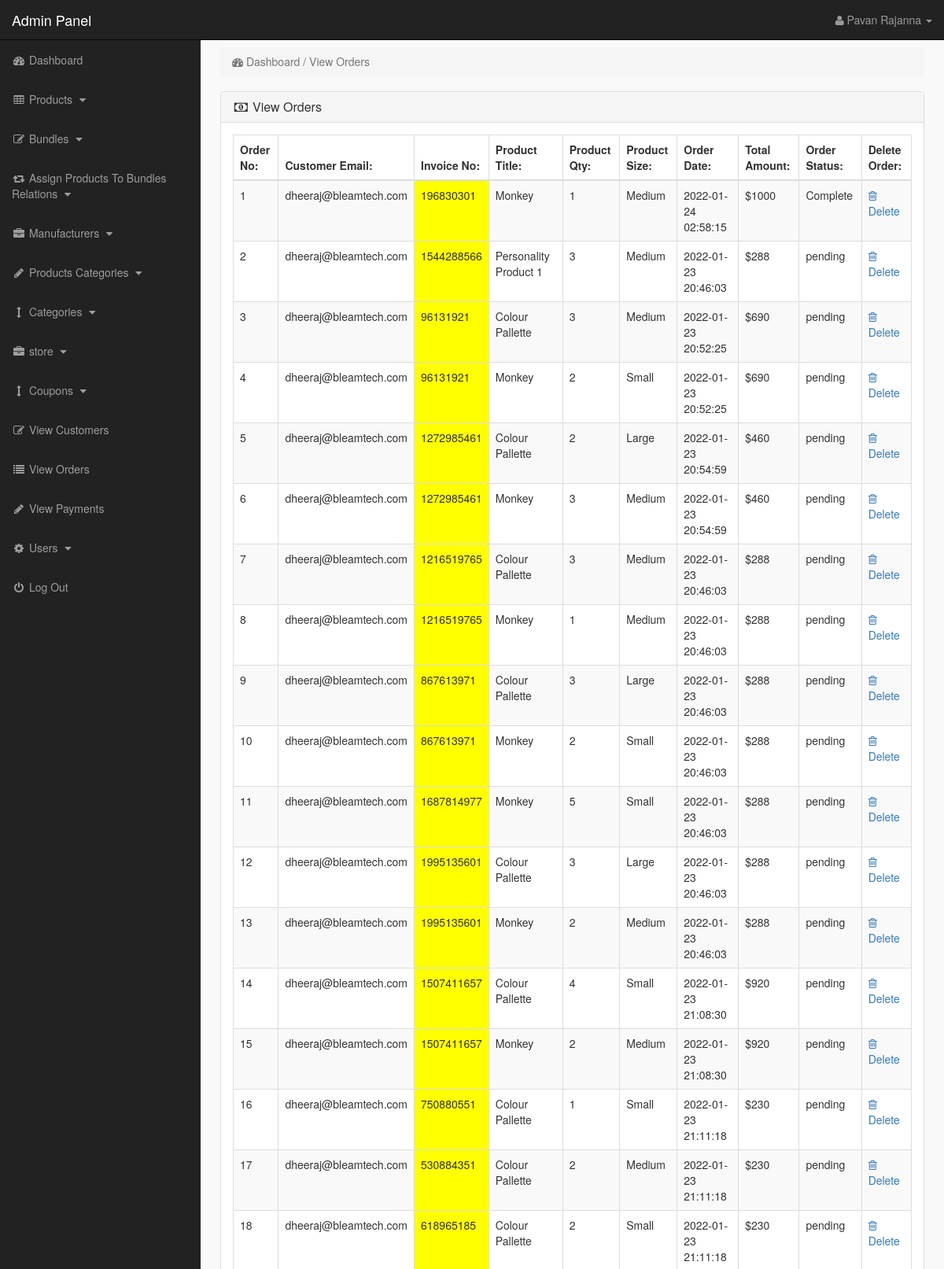
The app's page /admin_area/index.php?view_orders (signed in, upper part) with its own data.
### tables this page shows
CREATE TABLE `pending_orders` (
  `order_id` int(10) NOT NULL,
  `customer_id` int(10) NOT NULL,
  `invoice_no` int(10) NOT NULL,
  `product_id` text NOT NULL,
  `qty` int(10) NOT NULL,
  `size` text NOT NULL,
  `order_status` text NOT NULL
);

CREATE TABLE `customers` (
  `customer_id` int(10) NOT NULL,
  `customer_name` varchar(255) NOT NULL,
  `customer_email` varchar(255) NOT NULL,
  `customer_pass` varchar(255) NOT NULL,
  `customer_country` text NOT NULL,
  `customer_city` text NOT NULL,
  `customer_contact` varchar(255) NOT NULL,
  `customer_address` text NOT NULL,
  `customer_image` text NOT NULL,
  `customer_ip` varchar(255) NOT NULL,
  `customer_confirm_code` text NOT NULL
);

CREATE TABLE `products` (
  `product_id` int(10) NOT NULL,
  `p_cat_id` int(10) NOT NULL,
  `cat_id` int(10) NOT NULL,
  `manufacturer_id` int(10) NOT NULL,
  `date` timestamp NOT NULL DEFAULT current_timestamp() ON UPDATE current_timestamp(),
  `product_title` text NOT NULL,
  `product_url` text NOT NULL,
  `product_img1` text NOT NULL,
  `product_img2` text NOT NULL,
  `product_img3` text NOT NULL,
  `product_price` int(10) NOT NULL,
  `product_psp_price` int(100) NOT NULL,
  `product_desc` text NOT NULL,
  `product_features` text NOT NULL,
  `product_video` text NOT NULL,
  `product_keywords` text NOT NULL,
  `product_label` text NOT NULL,
  `status` varchar(255) NOT NULL
);

CREATE TABLE `customer_orders` (
  `order_id` int(10) NOT NULL,
  `customer_id` int(10) NOT NULL,
  `due_amount` int(100) NOT NULL,
  `invoice_no` int(100) NOT NULL,
  `qty` int(10) NOT NULL,
  `size` text NOT NULL,
  `order_date` timestamp NOT NULL DEFAULT current_timestamp() ON UPDATE current_timestamp(),
  `lego_img` varchar(500) DEFAULT NULL,
  `lego_colorcode` varchar(500) DEFAULT NULL,
  `lego_codeimg` varchar(500) DEFAULT NULL,
  `lego_csv` varchar(500) DEFAULT NULL,
  `order_status` text NOT NULL
);

### admin_area/view_orders.php (the view)
<?php
if(!isset($_SESSION['admin_email'])){
echo "<script>window.open('login.php','_self')</script>";
}
else {
?>
<div class="row">
<div class="col-lg-12">
<ol class="breadcrumb">
<li class="active">
<i class="fa fa-dashboard"></i> Dashboard / View Orders
</li>
</ol>
</div>
</div>
<div class="row">
<div class="col-lg-12">
<div class="panel panel-default">
<div class="panel-heading">
<h3 class="panel-title">
<i class="fa fa-money fa-fw"></i> View Orders
</h3>
</div>
<div class="panel-body">
<div class="table-responsive">
<table class="table table-bordered table-hover table-striped">
<thead>
<tr>
<th>Order No:</th>
<th>Customer Email:</th>
<th>Invoice No:</th>
<th>Product Title:</th>
<th>Product Qty:</th>
<th>Product Size:</th>
<th>Order Date:</th>
<th>Total Amount:</th>
<th>Order Status:</th>
<th>Delete Order:</th>
</tr>
</thead>
<tbody>
<?php
$i = 0;
$get_orders = "select * from pending_orders";
$run_orders = mysqli_query($con,$get_orders);
while ($row_orders = mysqli_fetch_array($run_orders)) {
$order_id = $row_orders['order_id'];
$c_id = $row_orders['customer_id'];
$invoice_no = $row_orders['invoice_no'];
$product_id = $row_orders['product_id'];
$qty = $row_orders['qty'];
$size = $row_orders['size'];
$order_status = $row_orders['order_status'];
$get_products = "select * from products where product_id='$product_id'";
$run_products = mysqli_query($con,$get_products);
$row_products = mysqli_fetch_array($run_products);
$product_title = $row_products['product_title'];
$i++;
?>
<tr>
<td><?php echo $i; ?></td>
<td>
<?php
$get_customer = "select * from customers where customer_id='$c_id'";
$run_customer = mysqli_query($con,$get_customer);
$row_customer = mysqli_fetch_array($run_customer);
$customer_email = $row_customer['customer_email'];
echo $customer_email;
 ?>
 </td>
<td bgcolor="yellow" ><?php echo $invoice_no; ?></td>
<td><?php echo $product_title; ?></td>
<td><?php echo $qty; ?></td>
<td><?php echo $size; ?></td>
<td>
<?php
$get_customer_order = "select * from customer_orders where order_id='$order_id'";
$run_customer_order = mysqli_query($con,$get_customer_order);
$row_customer_order = mysqli_fetch_array($run_customer_order);
$order_date = $row_customer_order['order_date'];
$due_amount = $row_customer_order['due_amount'];
echo $order_date;
?>
</td>
<td>$<?php echo $due_amount; ?></td>
<td>
<?php
if($order_status=='pending'){
echo $order_status='pending';
}
else{
echo $order_status='Complete';
}
?>
</td>
<td>
<a href="index.php?order_delete=<?php echo $order_id; ?>" >
<i class="fa fa-trash-o" ></i> Delete
</a>
</td>
</tr>
<?php } ?>
</tbody>
</table>
</div>
</div>
</div>
</div>
</div>
<?php } ?>

### admin_area/includes/sidebar.php (shortened to what this page needs)
<?php
if(!isset($_SESSION['admin_email'])){
echo "<script>window.open('login.php','_self')</script>";
}
else {
?>
<nav class="navbar navbar-inverse navbar-fixed-top" >
<div class="navbar-header" >
<a class="navbar-brand" href="index.php?dashboard" >Admin Panel</a>
</div>
<ul class="nav navbar-right top-nav" >
<li class="dropdown" >
<a href="#" class="dropdown-toggle" data-toggle="dropdown" >
<i class="fa fa-user" ></i>
<?php echo $admin_name; ?> <b class="caret" ></b>
</a>
</li>
</ul>
<div class="collapse navbar-collapse navbar-ex1-collapse">
<ul class="nav navbar-nav side-nav">
<li>
<a href="index.php?dashboard">
<i class="fa fa-fw fa-dashboard"></i> Dashboard
</a>
</li>
<li>
<a href="#" data-toggle="collapse" data-target="#products">
<i class="fa fa-fw fa-table"></i> Products
<i class="fa fa-fw fa-caret-down"></i>
</a>
</li>
<li>
<a href="#" data-toggle="collapse" data-target="#bundles">
<i class="fa fa-fw fa-edit"></i> Bundles
<i class="fa fa-fw fa-caret-down"></i>
</a>
</li>
<li>
<a href="#" data-toggle="collapse" data-target="#relations">
<i class="fa fa-fw fa-retweet"></i> Assign Products To Bundles Relations
<i class="fa fa-fw fa-caret-down"></i>
</a>
</li>
<li>
<a href="#" data-toggle="collapse" data-target="#manufacturers">
<i class="fa fa-fw fa-briefcase"></i> Manufacturers
<i class="fa fa-fw fa-caret-down"></i>
</a>
</li>
<li>
<a href="#" data-toggle="collapse" data-target="#p_cat">
<i class="fa fa-fw fa-pencil"></i> Products Categories
<i class="fa fa-fw fa-caret-down"></i>
</a>
</li>
<li>
<a href="#" data-toggle="collapse" data-target="#cat">
<i class="fa fa-fw fa-arrows-v"></i> Categories
<i class="fa fa-fw fa-caret-down"></i>
</a>
</li>
<li>
<a href="#" data-toggle="collapse" data-target="#store">
<i class="fa fa-fw fa-briefcase"></i> store
<i class="fa fa-fw fa-caret-down"></i>
</a>
</li>
<li>
<a href="#" data-toggle="collapse" data-target="#coupons">
<i class="fa fa-fw fa-arrows-v"></i> Coupons
<i class="fa fa-fw fa-caret-down"></i>
</a>
</li>
<li>
<a href="index.php?view_customers">
<i class="fa fa-fw fa-edit"></i> View Customers
</a>
</li>
<li>
<a href="index.php?view_orders">
<i class="fa fa-fw fa-list"></i> View Orders
</a>
</li>
<li>
<a href="index.php?view_payments">
<i class="fa fa-fw fa-pencil"></i> View Payments
</a>
</li>
<li>
<a href="#" data-toggle="collapse" data-target="#users">
<i class="fa fa-fw fa-gear"></i> Users
<i class="fa fa-fw fa-caret-down"></i>
</a>
</li>
<li>
<a href="logout.php">
<i class="fa fa-fw fa-power-off"></i> Log Out
</a>
</li>
</ul>
</div>
</nav>
<?php } ?>

### admin_area/css/style.css (style rules this page uses)
body { margin-top:100px; }
@media (min-width: 768px) { body { margin-top:50px; } }
.top-nav { padding:0 15px; }
.top-nav>li { display:inline-block; float:left; }
.top-nav>li>a { padding-top:15px; padding-bottom:15px; line-height:20px; color:#999; }
@media (min-width: 768px) { .side-nav { position:fixed; top:51px; width:255px; border-radius:0; overflow-y:auto; background-color: #222; bottom:0; overflow-x:hidden; padding-bottom:40px; } }
@media (min-width: 768px) { .side-nav>li>a { width:255px; } }
.panel-body { border-radius:5px; }

### records on screen
pending_orders: customer.customer_email "dheeraj@bleamtech.com", invoice_no "196830301", product.product_title "Monkey", qty "1", size "Medium", customer_orders.order_date "2022-01-24 02:58:15", customer_orders.due_amount "1000"
pending_orders: customer.customer_email "dheeraj@bleamtech.com", invoice_no "1544288566", product.product_title "Personality Product 1", qty "3", size "Medium", customer_orders.order_date "2022-01-23 20:46:03", customer_orders.due_amount "288"
pending_orders: customer.customer_email "dheeraj@bleamtech.com", invoice_no "96131921", product.product_title "Colour Pallette", qty "3", size "Medium", customer_orders.order_date "2022-01-23 20:52:25", customer_orders.due_amount "690"
pending_orders: customer.customer_email "dheeraj@bleamtech.com", invoice_no "96131921", product.product_title "Monkey", qty "2", size "Small", customer_orders.order_date "2022-01-23 20:52:25", customer_orders.due_amount "690"
pending_orders: customer.customer_email "dheeraj@bleamtech.com", invoice_no "1272985461", product.product_title "Colour Pallette", qty "2", size "Large", customer_orders.order_date "2022-01-23 20:54:59", customer_orders.due_amount "460"
pending_orders: customer.customer_email "dheeraj@bleamtech.com", invoice_no "1272985461", product.product_title "Monkey", qty "3", size "Medium", customer_orders.order_date "2022-01-23 20:54:59", customer_orders.due_amount "460"
pending_orders: customer.customer_email "dheeraj@bleamtech.com", invoice_no "1216519765", product.product_title "Colour Pallette", qty "3", size "Medium", customer_orders.order_date "2022-01-23 20:46:03", customer_orders.due_amount "288"
pending_orders: customer.customer_email "dheeraj@bleamtech.com", invoice_no "1216519765", product.product_title "Monkey", qty "1", size "Medium", customer_orders.order_date "2022-01-23 20:46:03", customer_orders.due_amount "288"
pending_orders: customer.customer_email "dheeraj@bleamtech.com", invoice_no "867613971", product.product_title "Colour Pallette", qty "3", size "Large", customer_orders.order_date "2022-01-23 20:46:03", customer_orders.due_amount "288"
pending_orders: customer.customer_email "dheeraj@bleamtech.com", invoice_no "867613971", product.product_title "Monkey", qty "2", size "Small", customer_orders.order_date "2022-01-23 20:46:03", customer_orders.due_amount "288"
pending_orders: customer.customer_email "dheeraj@bleamtech.com", invoice_no "1687814977", product.product_title "Monkey", qty "5", size "Small", customer_orders.order_date "2022-01-23 20:46:03", customer_orders.due_amount "288"
pending_orders: customer.customer_email "dheeraj@bleamtech.com", invoice_no "1995135601", product.product_title "Colour Pallette", qty "3", size "Large", customer_orders.order_date "2022-01-23 20:46:03", customer_orders.due_amount "288"
pending_orders: customer.customer_email "dheeraj@bleamtech.com", invoice_no "1995135601", product.product_title "Monkey", qty "2", size "Medium", customer_orders.order_date "2022-01-23 20:46:03", customer_orders.due_amount "288"
pending_orders: customer.customer_email "dheeraj@bleamtech.com", invoice_no "1507411657", product.product_title "Colour Pallette", qty "4", size "Small", customer_orders.order_date "2022-01-23 21:08:30", customer_orders.due_amount "920"
pending_orders: customer.customer_email "dheeraj@bleamtech.com", invoice_no "1507411657", product.product_title "Monkey", qty "2", size "Medium", customer_orders.order_date "2022-01-23 21:08:30", customer_orders.due_amount "920"
pending_orders: customer.customer_email "dheeraj@bleamtech.com", invoice_no "750880551", product.product_title "Colour Pallette", qty "1", size "Small", customer_orders.order_date "2022-01-23 21:11:18", customer_orders.due_amount "230"
pending_orders: customer.customer_email "dheeraj@bleamtech.com", invoice_no "530884351", product.product_title "Colour Pallette", qty "2", size "Medium", customer_orders.order_date "2022-01-23 21:11:18", customer_orders.due_amount "230"
pending_orders: customer.customer_email "dheeraj@bleamtech.com", invoice_no "618965185", product.product_title "Colour Pallette", qty "2", size "Small", customer_orders.order_date "2022-01-23 21:11:18", customer_orders.due_amount "230"

### other values on screen
$admin_name "Pavan Rajanna"
